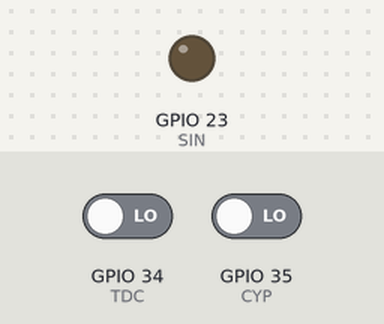
The sketch below on a simulated ESP32. Parts: output pins drawn as LEDs (lit = HIGH). The test bench sets the inputs (shaded band); at power-on: GPIO 35 (CYP) LOW, GPIO 34 (TDC) LOW. Pins used as bus, display or sensor lines are not drawn.

Above: at 1.2 s.
1.3 s: GPIO 35 (CYP) driven HIGH
At 1.6 s:
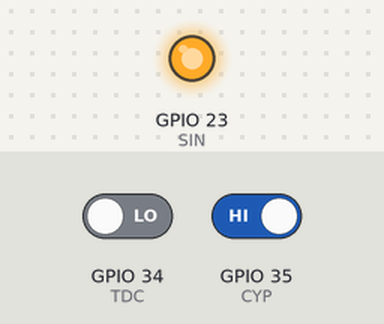
Timing chart, 0 to 4.3 s (numbered marks = the images above; inputs shaded):
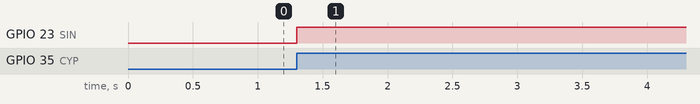

Measured:
- after the input at 1.3 s, GPIO 23 (SIN): LOW → HIGH at once

The sketch:

ESP32_COP_0.8_VSS.ino
```cpp
// Define hardware pins globally
const uint8_t C1 = 4;
const uint8_t C2 = 0;
const uint8_t C3 = 2;
const uint8_t C4 = 15;
const uint8_t SIN = 23;
const uint8_t CYP = 35;
const uint8_t TDC = 34;

// Global variable for cylinder state
const uint8_t Op = LOW; //Open gate state, depending on the transistors used in Q1,Q2,Q3,Q4 Default is PNP
const uint8_t Cl = HIGH; //Closed gate state, depending on the transistors used in Q1,Q2,Q3,Q4 Default is PNP
volatile int CYL = 0; // Use volatile for shared variables in ISRs

// Function prototypes (declare before setup)
void ChngCyl();
void SYNC();

void setup() {
  // Initialize pins as outputs
  pinMode(C1, OUTPUT);
  pinMode(C2, OUTPUT);
  pinMode(C3, OUTPUT);
  pinMode(C4, OUTPUT);
  pinMode(SIN, OUTPUT);

  // Attach interrupts (no parentheses needed here)
  attachInterrupt(digitalPinToInterrupt(TDC), ChngCyl, RISING);  // Pass function pointer, no arguments
  attachInterrupt(digitalPinToInterrupt(CYP), SYNC, RISING);  // Pass function pointer, no arguments
}

void loop() {
  // Main loop can be empty or contain other tasks
}

// Function to change cylinder state
void ChngCyl() {
  switch (CYL) {
    case 1:
      digitalWrite(C1, Op);
      digitalWrite(C2, Cl);
      digitalWrite(C3, Cl);
      digitalWrite(C4, Cl);
      CYL = 3;
      break;
    case 2:
      digitalWrite(C1, Cl);
      digitalWrite(C2, Op);
      digitalWrite(C3, Cl);
      digitalWrite(C4, Cl);
      CYL = 1;
      break;
    case 3:
      digitalWrite(C1, Cl);
      digitalWrite(C2, Cl);
      digitalWrite(C3, Op);
      digitalWrite(C4, Cl);
      CYL = 4;
      break;
    case 4:
      digitalWrite(C1, Cl);
      digitalWrite(C2, Cl);
      digitalWrite(C3, Cl);
      digitalWrite(C4, Op);
      CYL = 2;
      break;
  }
}

// Function to synchronize and trigger cylinder change
void SYNC() {
  if(CYL!=1){
  CYL = 1;
  ChngCyl();  // Call ChngCyl without passing CYL, as it's a global variable
  digitalWrite(SIN, HIGH);};
}
```
